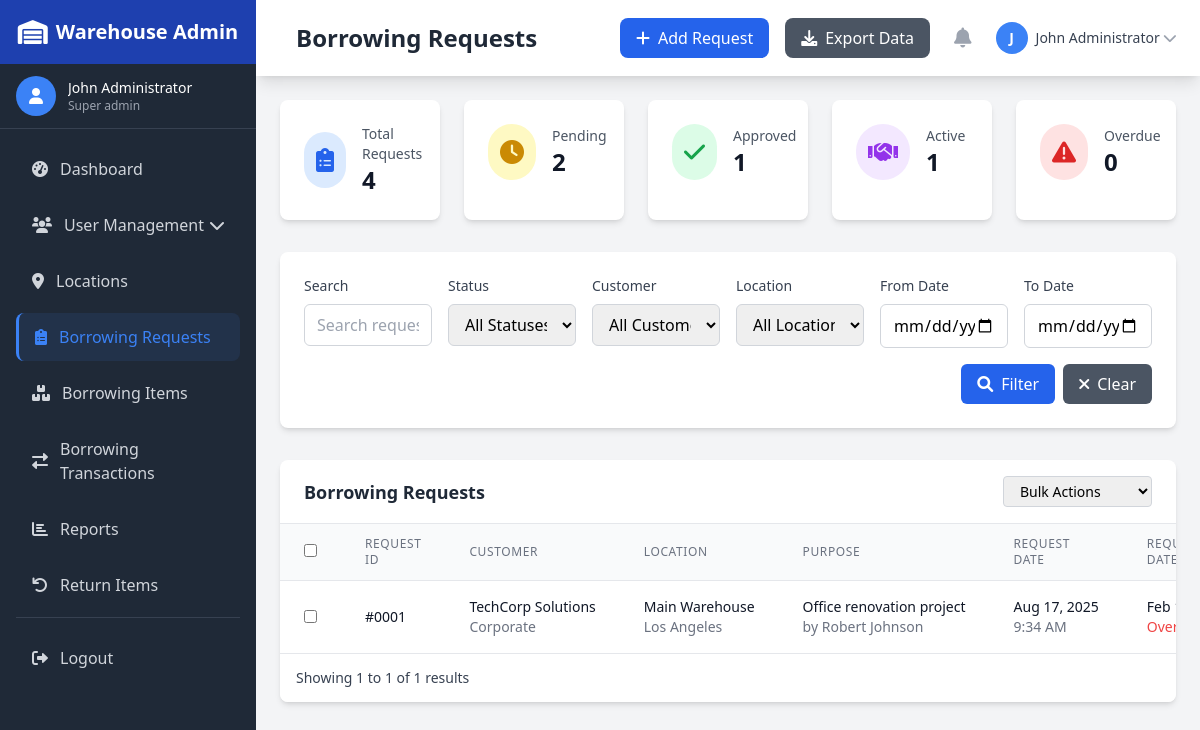
Screenshot of /borrowing-requests.php?customer_id=1 (signed in) with the database file from the repository.
### tables this page shows
CREATE TABLE Borrowing_Request (
    id INT PRIMARY KEY AUTO_INCREMENT,
    customer_id INT,
    employee_id INT,
    location_id INT,
    request_date DATETIME DEFAULT CURRENT_TIMESTAMP,
    required_date DATETIME,
    purpose TEXT,
    status ENUM('pending', 'approved', 'rejected', 'active', 'returned', 'overdue') DEFAULT 'pending',
    approved_by INT,
    approved_date DATETIME,
    notes TEXT,
    FOREIGN KEY (customer_id) REFERENCES Customer(id),
    FOREIGN KEY (employee_id) REFERENCES Employee(id),
    FOREIGN KEY (location_id) REFERENCES Location(id),
    FOREIGN KEY (approved_by) REFERENCES Admin(id)
);

CREATE TABLE Customer (
    id INT PRIMARY KEY AUTO_INCREMENT,
    name VARCHAR(100),
    email VARCHAR(100) UNIQUE,
    password_hash VARCHAR(255),
    phone VARCHAR(20),
    address TEXT,
    customer_type ENUM('retail', 'wholesale', 'corporate', 'government') DEFAULT 'retail',
    location_type ENUM('local', 'regional', 'national', 'international') DEFAULT 'local',
    contact_person VARCHAR(100),
    alt_phone VARCHAR(20),
    credit_limit DECIMAL(10,2) DEFAULT 0.00,
    payment_terms ENUM('net-30', 'net-60', 'cod', 'advance') DEFAULT 'net-30',
    billing_address TEXT,
    shipping_address TEXT,
    status ENUM('active', 'inactive', 'vip', 'suspended') DEFAULT 'active',
    created_at DATETIME DEFAULT CURRENT_TIMESTAMP
);

CREATE TABLE Location (
    id INT PRIMARY KEY AUTO_INCREMENT,
    name VARCHAR(100),
    address TEXT,
    city VARCHAR(100),
    state VARCHAR(100),
    zip_code VARCHAR(20),
    country VARCHAR(100)
);

CREATE TABLE Employee (
    id INT PRIMARY KEY AUTO_INCREMENT,
    employee_id VARCHAR(20) UNIQUE,
    name VARCHAR(100),
    email VARCHAR(100) UNIQUE,
    password_hash VARCHAR(255),
    phone VARCHAR(20),
    role VARCHAR(50),
    department ENUM('warehouse', 'logistics', 'inventory', 'quality', 'maintenance', 'administration') DEFAULT 'warehouse',
    position VARCHAR(100),
    hire_date DATE,
    salary DECIMAL(10,2),
    shift ENUM('day', 'night', 'rotating') DEFAULT 'day',
    address TEXT,
    emergency_contact VARCHAR(255),
    status ENUM('active', 'inactive', 'on-leave', 'terminated') DEFAULT 'active',
    admin_id INT,
    created_at DATETIME DEFAULT CURRENT_TIMESTAMP,
    updated_at TIMESTAMP DEFAULT CURRENT_TIMESTAMP ON UPDATE CURRENT_TIMESTAMP,
    FOREIGN KEY (admin_id) REFERENCES Admin(id)
);

### borrowing-requests.php (the view, shortened to what the rows shown need)
<?php
require_once 'includes/auth.php';
function getBorrowingRequests($pdo, $page = 1, $limit = 10, $filters = []) {
    $offset = ($page - 1) * $limit;
    $whereClause = "WHERE 1=1";
    $params = [];
    if (!empty($filters['customer_id'])) {
        $whereClause .= " AND br.customer_id = :customer_id";
        $params['customer_id'] = $filters['customer_id'];
    }
    $query = "SELECT br.*,
                     c.name as customer_name,
                     c.customer_type,
                     e.name as employee_name,
                     l.name as location_name,
                     l.city as location_city,
                     a.name as approved_by_name,
                     COUNT(bi.id) as total_items
              FROM Borrowing_Request br
              INNER JOIN Customer c ON br.customer_id = c.id
              INNER JOIN Employee e ON br.employee_id = e.id
              INNER JOIN Location l ON br.location_id = l.id
              LEFT JOIN Admin a ON br.approved_by = a.id
              LEFT JOIN Borrowing_Items bi ON br.id = bi.borrowing_request_id
              $whereClause
              GROUP BY br.id
              ORDER BY br.request_date DESC
              LIMIT :limit OFFSET :offset";
    $stmt = $pdo->prepare($query);
    foreach ($params as $key => $value) {
        $stmt->bindValue(":$key", $value);
    }
    $stmt->bindValue(':limit', $limit, PDO::PARAM_INT);
    $stmt->bindValue(':offset', $offset, PDO::PARAM_INT);
    $stmt->execute();
    return $stmt->fetchAll();
}
$filters = [
    'search' => $_GET['search'] ?? '',
    'status' => $_GET['status'] ?? '',
    'customer_id' => $_GET['customer_id'] ?? '',
    'location_id' => $_GET['location_id'] ?? '',
    'date_from' => $_GET['date_from'] ?? '',
    'date_to' => $_GET['date_to'] ?? ''
];
$page = (int)($_GET['page'] ?? 1);
$limit = 10;
$requests = getBorrowingRequests($pdo, $page, $limit, $filters);
?>
<!DOCTYPE html>
<html lang="en">
<head>
    <script src="https://cdn.tailwindcss.com"></script>
    <link href="https://cdnjs.cloudflare.com/ajax/libs/font-awesome/6.0.0/css/all.min.css" rel="stylesheet">
    <link rel="stylesheet" href="css/style.css">
</head>
<body class="bg-gray-100">
    <?php include 'includes/sidebar.php'; ?>
    <div class="lg:ml-64">
        <?php include 'includes/navbar.php'; ?>
        <main class="p-6">
            <div class="bg-white rounded-lg shadow-md overflow-hidden">
                <div class="overflow-x-auto">
                    <table class="min-w-full divide-y divide-gray-200">
                        <thead class="bg-gray-50">
                            <tr>
                                <th class="px-6 py-3 text-left text-xs font-medium text-gray-500 uppercase tracking-wider">
                                    <input type="checkbox" id="select-all" class="rounded">
                                </th>
                                <th class="px-6 py-3 text-left text-xs font-medium text-gray-500 uppercase tracking-wider">Request ID</th>
                                <th class="px-6 py-3 text-left text-xs font-medium text-gray-500 uppercase tracking-wider">Customer</th>
                                <th class="px-6 py-3 text-left text-xs font-medium text-gray-500 uppercase tracking-wider">Location</th>
                                <th class="px-6 py-3 text-left text-xs font-medium text-gray-500 uppercase tracking-wider">Purpose</th>
                                <th class="px-6 py-3 text-left text-xs font-medium text-gray-500 uppercase tracking-wider">Request Date</th>
                                <th class="px-6 py-3 text-left text-xs font-medium text-gray-500 uppercase tracking-wider">Required Date</th>
                            </tr>
                        </thead>
                        <tbody class="bg-white divide-y divide-gray-200">
                            <?php foreach ($requests as $request): ?>
                            <tr class="hover:bg-gray-50">
                                <td class="px-6 py-4 whitespace-nowrap">
                                    <input type="checkbox" class="request-checkbox rounded" data-id="<?php echo $request['id']; ?>">
                                </td>
                                <td class="px-6 py-4 whitespace-nowrap">
                                    <div class="text-sm font-medium text-gray-900">#<?php echo str_pad($request['id'], 4, '0', STR_PAD_LEFT); ?></div>
                                </td>
                                <td class="px-6 py-4 whitespace-nowrap">
                                    <div class="text-sm font-medium text-gray-900"><?php echo htmlspecialchars($request['customer_name']); ?></div>
                                    <div class="text-sm text-gray-500"><?php echo ucfirst($request['customer_type']); ?></div>
                                </td>
                                <td class="px-6 py-4 whitespace-nowrap">
                                    <div class="text-sm text-gray-900"><?php echo htmlspecialchars($request['location_name']); ?></div>
                                    <div class="text-sm text-gray-500"><?php echo htmlspecialchars($request['location_city']); ?></div>
                                </td>
                                <td class="px-6 py-4">
                                    <div class="text-sm text-gray-900 max-w-xs truncate" title="<?php echo htmlspecialchars($request['purpose']); ?>">
                                        <?php echo htmlspecialchars($request['purpose']); ?>
                                    </div>
                                    <div class="text-sm text-gray-500">by <?php echo htmlspecialchars($request['employee_name']); ?></div>
                                </td>
                                <td class="px-6 py-4 whitespace-nowrap">
                                    <div class="text-sm text-gray-900"><?php echo date('M j, Y', strtotime($request['request_date'])); ?></div>
                                    <div class="text-sm text-gray-500"><?php echo date('g:i A', strtotime($request['request_date'])); ?></div>
                                </td>
                                <td class="px-6 py-4 whitespace-nowrap">
                                    <div class="text-sm text-gray-900"><?php echo date('M j, Y', strtotime($request['required_date'])); ?></div>
                                    <?php
                                    $daysDiff = ceil((strtotime($request['required_date']) - time()) / (60 * 60 * 24));
                                    if ($daysDiff < 0): ?>
                                        <div class="text-sm text-red-500">Overdue</div>
                                    <?php elseif ($daysDiff <= 3): ?>
                                        <div class="text-sm text-orange-500">Due soon</div>
                                    <?php endif; ?>
                                </td>
                            </tr>
                            <?php endforeach; ?>
                        </tbody>
                    </table>
                </div>
            </div>
        </main>
    </div>
</body>
</html>

### includes/sidebar.php (shortened to what the rows shown need)
<?php
$pathPrefix = '';
if ($pathPrefix) {
    require_once $pathPrefix . 'includes/auth.php';
} else {
    require_once 'includes/auth.php';
}
$currentAdmin = getLoggedInAdmin();
?>
<div id="sidebar" class="fixed inset-y-0 left-0 z-50 w-64 bg-dark text-white transform -translate-x-full lg:translate-x-0 transition-transform duration-300 ease-in-out flex flex-col">
    <?php if ($currentAdmin): ?>
    <div class="px-4 py-3 bg-gray-800 border-b border-gray-700 flex-shrink-0">
        <div class="flex items-center">
            <div class="w-10 h-10 bg-primary rounded-full flex items-center justify-center mr-3">
                <i class="fas fa-user text-white"></i>
            </div>
            <div class="flex-1 min-w-0">
                <p class="text-sm font-medium text-white truncate">
                    <?php echo htmlspecialchars($currentAdmin['name']); ?>
                </p>
                <p class="text-xs text-gray-400 truncate">
                    <?php echo ucfirst(str_replace('-', ' ', $currentAdmin['role'])); ?>
                </p>
            </div>
        </div>
    </div>
    <?php endif; ?>
</div>

### includes/navbar.php (shortened to what the rows shown need)
<?php
$pageTitles = [
    'index.php' => 'Dashboard',
    'admin-management.php' => 'Admin Management',
    'customer-management.php' => 'Customer Management',
    'employee-management.php' => 'Employee Management',
    'materials.php' => 'Material Management',
    'categories.php' => 'Category Management',
    'locations.php' => 'Location Management',
    'inventory.php' => 'Inventory Management',
    'borrowing-requests.php' => 'Borrowing Requests',
    'transactions.php' => 'Transaction Management',
    'reports.php' => 'Reports & Analytics',
    'services.php' => 'Service Management'
];
$currentFile = basename($_SERVER['PHP_SELF']);
$pageTitle = $pageTitles[$currentFile] ?? 'Warehouse Admin';
?>
<header class="bg-white shadow-lg">
    <div class="flex items-center justify-between px-6 py-4">
        <div class="flex items-center">
            <h1 class="ml-4 text-2xl font-semibold text-gray-800"><?php echo $pageTitle; ?></h1>
        </div>
        <div class="flex items-center space-x-4">
            <div class="relative">
                <button onclick="toggleUserMenu()" class="flex items-center text-sm rounded-full focus:outline-none focus:ring-2 focus:ring-offset-2 focus:ring-primary">
                    <div class="h-8 w-8 rounded-full bg-primary flex items-center justify-center text-white font-semibold">
                        <?php echo strtoupper(substr($currentAdmin['name'], 0, 1)); ?>
                    </div>
                    <span class="ml-2 text-gray-700 hidden md:block"><?php echo htmlspecialchars($currentAdmin['name']); ?></span>
                    <i class="fas fa-chevron-down ml-1 text-gray-400 hidden md:block"></i>
                </button>
            </div>
        </div>
    </div>
</header>

### rows the page displays
borrowing_request: approved_by.name "John Administrator", approved_by.name "J", id "0001", customer.name "TechCorp Solutions", customer.customer_type "Corporate", location.name "Main Warehouse", location.city "Los Angeles", purpose "Office renovation project", employee.name "Robert Johnson", request_date "Aug 17, 2025", request_date "9:34 AM", required_date "Feb…", shows "Overdue"

### other values shown
str_replace('-', ' ', $currentAdmin['role']) "Super admin"
$pageTitle "Borrowing Requests"
$action['text'] "Add Request"
$action['text'] "Export Data"
$stats['total_requests'] "4"
$stats['pending_requests'] "2"
$stats['approved_requests'] "1"
$stats['active_borrowings'] "1"
$stats['overdue_returns'] "0"
min($page * $limit, count($requests)) "1"
count($requests) "1"
